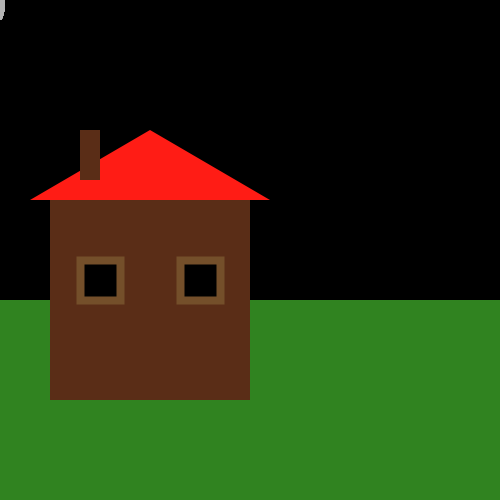
Frame 1 (no input)
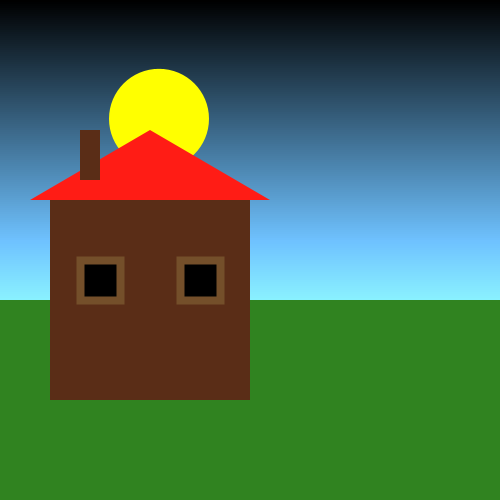
Frame 60 (the mouse pressed at the canvas centre just before this capture)
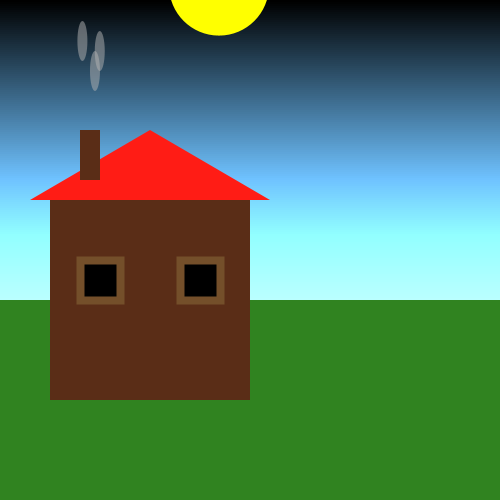
Frame 120 (the mouse held since frame 60 and released just before this capture)

The Processing sketch that drew these frames (run headless with seeded random() and noise(); from frame 60 on, the mouse is pressed at the canvas centre):

// Processing sketch: Comp_Sci_05_Miniproject
// ── Comp_Sci_05_Miniproject.pde
float red = 111; 
float green = 194; 
float blue = 255;
float houseX, houseY, houseWidth, houseHeight;
float sunX, sunY, sunDiam;
boolean day;
float skyMultiplier;
float chimneyX, chimneyY;
float[] smokeX = new float[100];
float[] smokeY = new float[100];
int smokeNum;


void setup() {
  frameRate(60);
  size(500, 500);
  houseWidth = 200;
  houseHeight = 200;
  houseX = width*.3 - houseWidth/2;
  houseY = height*.5-houseHeight/2+50;
  sunX = 100;
  sunY = 1000;
  sunDiam = 100;
  day = true;
  chimneyX = houseX +30;
  chimneyY = houseY - 70;
}

void draw() {
  noStroke();
  for (int i=-100; i <= height*.8; i += 2) {
    fill(int(red/400*i*skyMultiplier), int(green/400*i*skyMultiplier), int(blue/400*i*skyMultiplier));
    rect(0, i, width, 2);
    noFill();
  }
  for (int i = 0; i < smokeX.length; i++) {
    fill(180, 127);
    ellipse(smokeX[i], smokeY[i], 10, 40);
    smokeY[i] -= 1;
    smokeX[i] += 5*sin(smokeY[i]);
  }
  if (day) {
    fill(255, 255, 0);
    ellipse(sunX, sunY, sunDiam, sunDiam);
  } else {
    fill(220);
    ellipse(sunX, sunY, sunDiam, sunDiam);
    fill(180);//Holes
    ellipse(sunX - 20, sunY+20, sunDiam/4, sunDiam/4);
    ellipse(sunX + 25, sunY+17, sunDiam/4, sunDiam/4);
    ellipse(sunX - 30, sunY-10, sunDiam/4, sunDiam/4);
    ellipse(sunX +15, sunY-20, sunDiam/4, sunDiam/4);
    fill(1);
    noStroke();
  }

  fill(48, 131, 32);
  rect(0, 300, width, 200);
  fill(90, 45, 23);



  rect(houseX, houseY, houseWidth, houseHeight);
  fill(255, 28, 21);
  triangle(houseX - 20, houseY, houseX + houseWidth + 20, houseY, houseX + houseWidth/2, houseY-70);
  window(houseX + 50, houseY + 80, 40, 40, !day);
  window(houseX + 150, houseY + 80, 40, 40, !day);
  fill(90, 45, 23);
  rect(chimneyX, chimneyY, 20, 50);

  if (day) {
    sunX +=1;
    sunY = (.01)*(pow(sunX-300, 2))-80;
  } else {
    sunX+=1;
    sunY = (.01)*(pow(sunX-300, 2))-80;
  }


  if (sunY > 300 + sunDiam/2) {
    day = !day;
    sunX = 100;
    sunY = 300;
  }
  if (day) {
    skyMultiplier = (height-sunY)/228.5714285714;
  } else {
    skyMultiplier = (sunY-height/4)/200;
  }
}

void mousePressed() {
  fill(180, 127);
  if (smokeNum < 99) {
    smokeX[smokeNum] = chimneyX+10;
    smokeY[smokeNum] = chimneyY;
    smokeNum ++;
    smokeX[smokeNum] = chimneyX+10;
    smokeY[smokeNum] = chimneyY-20;
    smokeNum ++;
    smokeX[smokeNum] = chimneyX+10;
    smokeY[smokeNum] = chimneyY-30;
    smokeNum ++;
  } else {
    smokeNum = 0;
    println(".");
    smokeX[smokeNum] = chimneyX+10;
    smokeY[smokeNum] = chimneyY;
    smokeNum ++;
    smokeX[smokeNum] = chimneyX+10;
    smokeY[smokeNum] = chimneyY-20;
    smokeNum ++;
    smokeX[smokeNum] = chimneyX+10;
    smokeY[smokeNum] = chimneyY-30;
    smokeNum ++;
  }
}

// ── windows.pde
void window(float x1, float y1, float wWidth, float wHeight, boolean illuminated) {
  rectMode(CENTER);
  stroke(116, 79, 42);
  strokeWeight(8);
  if (illuminated) {
    fill(254,255,46);
  }
  if (!illuminated) {
    fill(0);
  }
  rect(x1, y1, wWidth, wHeight);
  noStroke();
  rectMode(CORNER);
}
